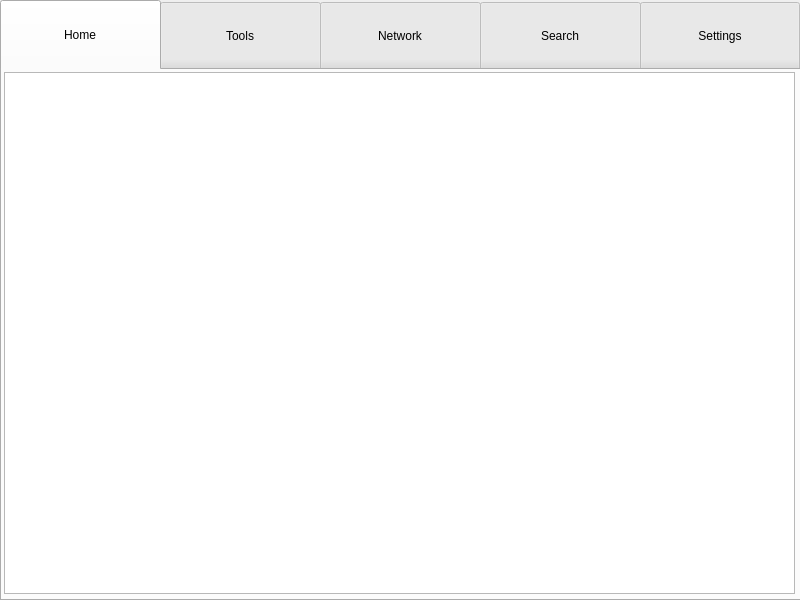
<?xml version="1.0" encoding="UTF-8"?>
<ui version="4.0">
 <class>MainWindow</class>
 <widget class="QMainWindow" name="MainWindow">
  <property name="geometry">
   <rect>
    <x>0</x>
    <y>0</y>
    <width>800</width>
    <height>600</height>
   </rect>
  </property>
  <property name="minimumSize">
   <size>
    <width>400</width>
    <height>300</height>
   </size>
  </property>
  <property name="maximumSize">
   <size>
    <width>800</width>
    <height>600</height>
   </size>
  </property>
  <property name="windowTitle">
   <string>MainWindow</string>
  </property>
  <widget class="QWidget" name="centralWidget">
   <widget class="QTabWidget" name="tabWidget">
    <property name="enabled">
     <bool>true</bool>
    </property>
    <property name="geometry">
     <rect>
      <x>0</x>
      <y>0</y>
      <width>801</width>
      <height>601</height>
     </rect>
    </property>
    <property name="minimumSize">
     <size>
      <width>0</width>
      <height>0</height>
     </size>
    </property>
    <property name="styleSheet">
     <string notr="true">QTabBar::tab {height:70px; width:160px;}</string>
    </property>
    <property name="tabShape">
     <enum>QTabWidget::Rounded</enum>
    </property>
    <property name="currentIndex">
     <number>0</number>
    </property>
    <widget class="QWidget" name="tabHome">
     <attribute name="title">
      <string>Home</string>
     </attribute>
     <widget class="QListWidget" name="listWidget">
      <property name="geometry">
       <rect>
        <x>2</x>
        <y>2</y>
        <width>791</width>
        <height>522</height>
       </rect>
      </property>
     </widget>
    </widget>
    <widget class="QWidget" name="tabTools">
     <attribute name="title">
      <string>Tools</string>
     </attribute>
     <widget class="QToolBox" name="toolsTab">
      <property name="geometry">
       <rect>
        <x>2</x>
        <y>2</y>
        <width>791</width>
        <height>522</height>
       </rect>
      </property>
      <property name="currentIndex">
       <number>2</number>
      </property>
      <widget class="QWidget" name="page_1">
       <property name="geometry">
        <rect>
         <x>0</x>
         <y>0</y>
         <width>791</width>
         <height>441</height>
        </rect>
       </property>
       <attribute name="label">
        <string>Character Tools</string>
       </attribute>
      </widget>
      <widget class="QWidget" name="page_2">
       <property name="geometry">
        <rect>
         <x>0</x>
         <y>0</y>
         <width>100</width>
         <height>30</height>
        </rect>
       </property>
       <attribute name="label">
        <string>Map Tools</string>
       </attribute>
      </widget>
      <widget class="QWidget" name="page_3">
       <property name="geometry">
        <rect>
         <x>0</x>
         <y>0</y>
         <width>791</width>
         <height>441</height>
        </rect>
       </property>
       <attribute name="label">
        <string>Community Tools</string>
       </attribute>
      </widget>
     </widget>
    </widget>
    <widget class="QWidget" name="tabCommunity">
     <attribute name="title">
      <string>Network</string>
     </attribute>
     <widget class="QGroupBox" name="groupButton">
      <property name="geometry">
       <rect>
        <x>10</x>
        <y>10</y>
        <width>341</width>
        <height>91</height>
       </rect>
      </property>
      <property name="title">
       <string>Choose connection</string>
      </property>
      <widget class="QPushButton" name="launchServerButton">
       <property name="geometry">
        <rect>
         <x>20</x>
         <y>30</y>
         <width>141</width>
         <height>41</height>
        </rect>
       </property>
       <property name="text">
        <string>Launch server</string>
       </property>
      </widget>
      <widget class="QPushButton" name="connectionButton">
       <property name="geometry">
        <rect>
         <x>180</x>
         <y>30</y>
         <width>141</width>
         <height>41</height>
        </rect>
       </property>
       <property name="text">
        <string>Connection to server</string>
       </property>
      </widget>
     </widget>
     <widget class="QGroupBox" name="groupServer">
      <property name="geometry">
       <rect>
        <x>10</x>
        <y>10</y>
        <width>781</width>
        <height>511</height>
       </rect>
      </property>
      <property name="title">
       <string>Server mod</string>
      </property>
      <widget class="QTextEdit" name="serverText">
       <property name="geometry">
        <rect>
         <x>20</x>
         <y>30</y>
         <width>741</width>
         <height>401</height>
        </rect>
       </property>
      </widget>
      <widget class="QPushButton" name="stopServerButton">
       <property name="geometry">
        <rect>
         <x>20</x>
         <y>450</y>
         <width>141</width>
         <height>41</height>
        </rect>
       </property>
       <property name="text">
        <string>Stop serveur</string>
       </property>
      </widget>
     </widget>
     <widget class="QGroupBox" name="groupClient">
      <property name="geometry">
       <rect>
        <x>10</x>
        <y>10</y>
        <width>781</width>
        <height>511</height>
       </rect>
      </property>
      <property name="title">
       <string>Client mod</string>
      </property>
      <widget class="QLineEdit" name="fileLine">
       <property name="geometry">
        <rect>
         <x>20</x>
         <y>30</y>
         <width>431</width>
         <height>21</height>
        </rect>
       </property>
      </widget>
      <widget class="QPushButton" name="clientExitButton">
       <property name="geometry">
        <rect>
         <x>20</x>
         <y>450</y>
         <width>141</width>
         <height>41</height>
        </rect>
       </property>
       <property name="text">
        <string>Client exit</string>
       </property>
      </widget>
      <widget class="QTextEdit" name="clientText">
       <property name="geometry">
        <rect>
         <x>20</x>
         <y>70</y>
         <width>741</width>
         <height>361</height>
        </rect>
       </property>
      </widget>
      <widget class="QPushButton" name="sendFile">
       <property name="geometry">
        <rect>
         <x>620</x>
         <y>30</y>
         <width>111</width>
         <height>23</height>
        </rect>
       </property>
       <property name="text">
        <string>Send file</string>
       </property>
      </widget>
      <widget class="QPushButton" name="getFile">
       <property name="geometry">
        <rect>
         <x>480</x>
         <y>30</y>
         <width>111</width>
         <height>23</height>
        </rect>
       </property>
       <property name="text">
        <string>Get file</string>
       </property>
      </widget>
     </widget>
    </widget>
    <widget class="QWidget" name="tabSearch">
     <attribute name="title">
      <string>Search</string>
     </attribute>
    </widget>
    <widget class="QWidget" name="tabSettings">
     <attribute name="title">
      <string>Settings</string>
     </attribute>
    </widget>
   </widget>
  </widget>
 </widget>
 <layoutdefault spacing="6" margin="11"/>
 <resources/>
 <connections/>
</ui>
